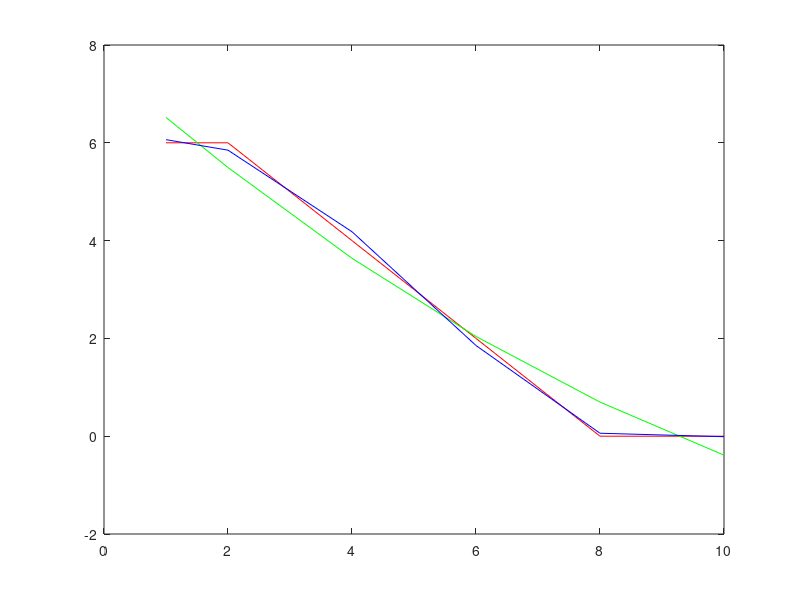

The MATLAB source for this figure:
clc;
clear;

#wektor punktow x
x = [1, 2, 4, 6, 8, 10]
y = [6, 6, 4, 2, 0, 0 ]

#rysuj wykres
plot(x,y);

#aprokysmacja wielomainem 2stopnia
#wielomian
w2 = polyfit(x, y, 2);
y2 = polyval(w2, x);

plot(x, y2);

#aprokysmacja wielomainem 3stopnia
#wielomian

w3 = polyfit(x, y, 3);
y3 = polyval(w3, x);

plot(x, y3);

#zestawienie
plot(x, y, 'r', x, y2, 'g', x, y3, 'b');


